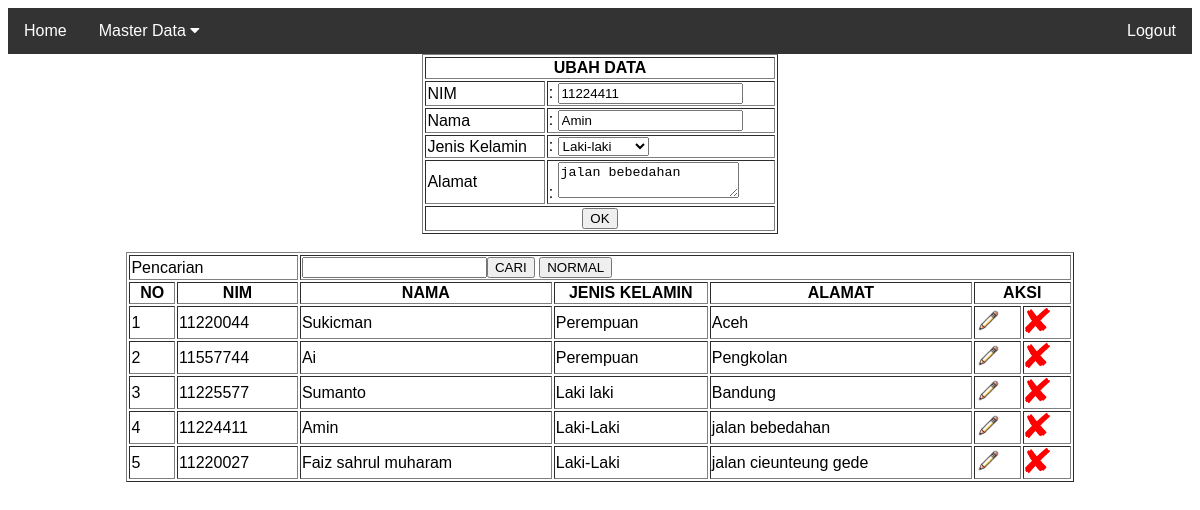
Screenshot of /index.php?menu=m_mahasiswa&id=2 (signed in) with the database file from the repository.
### tables this page shows
CREATE TABLE `m_mahasiswa` (
  `id` int(10) NOT NULL,
  `nim` varchar(8) NOT NULL,
  `nama_mhs` varchar(100) NOT NULL,
  `jk` varchar(20) NOT NULL,
  `alamat` varchar(100) NOT NULL
);

### mahasiswa.php (the view, shortened to what this page needs)
<?php
include "koneksidb.php";
$form_action = "index.php?menu=m_mahasiswa";
$form_title = "TAMBAH DATA";
$nim = "";
$nama = "";
$jk = "";
$alamat = "";
$is_update = false;
if (isset($_GET['id'])) {
    $b = mysqli_query($conn, "SELECT * FROM m_mahasiswa WHERE id=" . $_GET['id']);
    $c = mysqli_fetch_assoc($b);
    $nim = $c['nim'];
    $nama = $c['nama_mhs'];
    $jk = $c['jk'];
    $alamat = $c['alamat'];
    $is_update = true;
    $form_action = "index.php?menu=m_mahasiswa&id=" . $_GET['id'];
    $form_title = "UBAH DATA";
}
echo "<table border='1' width='30%' align='center'>";
echo "<form method='POST' action='$form_action'>";
echo "<tr><th colspan='2'>$form_title</th></tr>";
echo "<tr><td>NIM</td><td>: <input type='text' name='nim' value='$nim' required></td></tr>";
echo "<tr><td>Nama</td><td>: <input type='text' name='nama' value='$nama' required></td></tr>";
echo "<tr><td>Jenis Kelamin</td><td>: <select name='jk' required>";
echo "<option value='Laki-laki'" . ($jk == 'Laki-laki' ? ' selected' : '') . ">Laki-laki</option>";
echo "</select></td></tr>";
echo "<tr><td>Alamat</td><td>: <textarea name='alamat' required>$alamat</textarea></td></tr>";
echo "<tr><th colspan='2'><input type='submit' value='OK' name='" . ($is_update ? "tombol_ubah" : "tombol_tambah") . "'></th></tr>";
echo "</form>";
echo "</table>";
$keyword = '';
if (isset($_POST['search'])) {
    $keyword = $_POST['keyword'];
    $keyword = mysqli_real_escape_string($conn, $keyword);
    $query = "SELECT * FROM m_mahasiswa
        WHERE nim LIKE '%$keyword%' OR nama_mhs LIKE '%$keyword%'
        ORDER BY id DESC";
} else {
    $query = "SELECT * FROM m_mahasiswa
        ORDER BY id DESC";
}
$a = mysqli_query($conn, $query);
$no = 0;
echo "<br>";
echo "<table border='1' width='80%' align='center'>";
echo "<form method='POST' action=''>";
echo "<tr><td colspan=2>Pencarian</td><td colspan=7><input type=text name=keyword value='$keyword'><input type='submit' name='search' value='CARI'> <input type='submit' value='NORMAL'></td></tr>";
echo "<tr><th> NO </th><th> NIM </th><th> NAMA </th><th width='150'> JENIS KELAMIN</th><th> ALAMAT </th><th colspan=2>AKSI</th></tr>";
echo "</form>";
while ($b = mysqli_fetch_array($a)) {
    $no = $no + 1;
    echo "<tr><td> $no </td> <td> $b[nim] </td> <td> $b[nama_mhs] </td> <td>$b[jk]</td><td>$b[alamat]</td>";
    echo "<td><a href='index.php?menu=m_mahasiswa&id=$b[id]'><img src='ubah.png' style='width:25px;height:25px;'></a></td>";
    echo "<td><a href='index.php?menu=m_mahasiswa&delete_id=$b[id]'><img src='pngwing.com.png' style='width:25px;height:25px;'></a></td></tr>";
}
echo "</table>";
?>

### index.php (style rules this page uses)
body { font-family: Arial, Helvetica, sans-serif; }

### rows the page displays
m_mahasiswa: nim "11224411", nama "Amin", alamat "jalan bebedahan", nama_mhs "Amin", jk "Laki-Laki"
m_mahasiswa: nim "11220044", nama_mhs "Sukicman", jk "Perempuan", alamat "Aceh"
m_mahasiswa: nim "11557744", nama_mhs "Ai", jk "Perempuan", alamat "Pengkolan"
m_mahasiswa: nim "11225577", nama_mhs "Sumanto", jk "Laki laki", alamat "Bandung"
m_mahasiswa: nim "11220027", nama_mhs "Faiz sahrul muharam", jk "Laki-Laki", alamat "jalan cieunteung gede"

### other values shown
$form_title "UBAH DATA"
